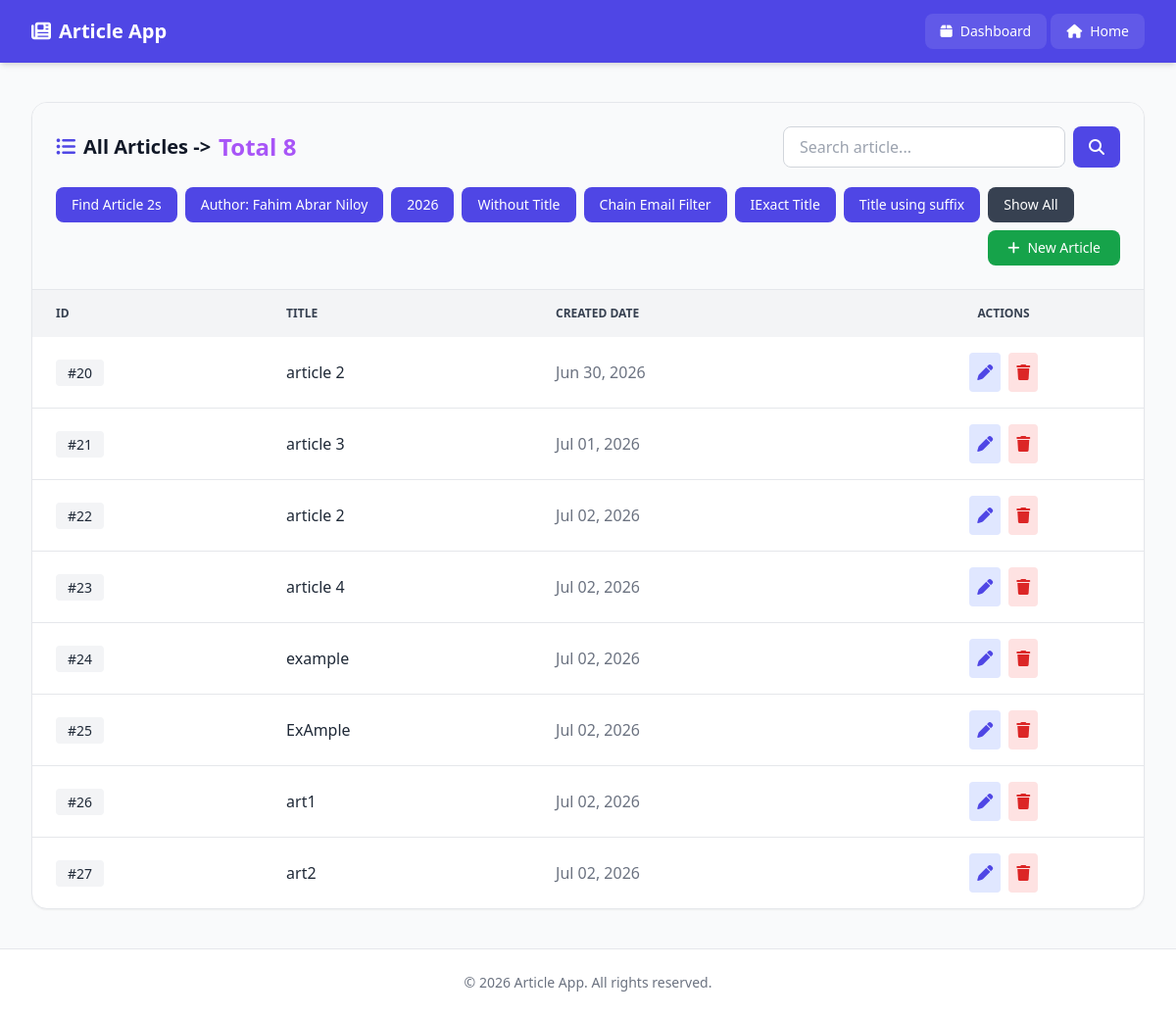
Screenshot of /article/show_articles/ with the database file from the repository.
### my_apps/article/models.py (models this page shows, shortened)
class Article(models.Model):
    CATEGORY_CHOICES = [
        ('D', 'Draft'),
        ('S', 'Sci-Fi'),
    ]
    title = models.CharField(max_length=150)
    content = models.TextField()
    category = models.CharField(
        max_length=1,
        choices=CATEGORY_CHOICES,
        blank=True
    )
    created_at = models.DateTimeField(default=timezone.now)
    author = models.CharField(max_length=100, default="Fahim Abrar")
    author_email = models.EmailField(default="artipeai@gmail.com")
    author_image = models.ImageField(upload_to="media/author_images/", blank=True, null=True)
    document_file = models.FileField(upload_to="media/documents/", blank=True, null=True)

### my_apps/article/views.py (the view)
# urls.py: path("show_articles/", views.show_articles, name="show_articles"),
def show_articles(request):
    articles = models.Article.objects.all()
    return render_articles(request,articles)

### my_apps/article/views.py (called while the page is built)
def render_articles(request, queryset):
    return render(
        request, 'article_app/show_arts.html', #html page rendering
        {
            'data':queryset
        }
    )

### templates/article_app/show_arts.html (shortened to what this page needs)
{% extends "article_app/base.html" %}
{% block main %}
<div class="bg-white rounded-2xl shadow-sm border border-gray-200 overflow-hidden">
    <div class="p-6 border-b border-gray-200 bg-gray-50">
        <div class="flex flex-col lg:flex-row lg:items-center lg:justify-between gap-4">
            <h3 class="text-xl font-bold text-gray-900 flex items-center gap-2">
                <i class="fa-solid fa-list-ul text-indigo-600"></i>
                All Articles -> <span class="text-purple-500 text-large text-2xl">Total {{data.count}}</span>
            </h3>
            <form method="GET" action="/article/search/" class="flex gap-2 w-full lg:w-auto">
                <input
                    type="text"
                    name="query"
                    placeholder="Search article..."
                    class="flex-1 lg:w-72 border border-gray-300 rounded-lg px-4 py-2 focus:outline-none focus:ring-2 focus:ring-indigo-500"
                    required>
                <button
                    type="submit"
                    class="bg-indigo-600 hover:bg-indigo-700 text-white px-4 py-2 rounded-lg transition">
                    <i class="fa-solid fa-search"></i>
                </button>
            </form>
        </div>
        <div class="mt-5 flex flex-wrap gap-2">
            <button
                onclick="window.location.href='/article/filter1/'"
                class="bg-indigo-600 hover:bg-indigo-700 text-white px-4 py-2 rounded-lg text-sm">
                Find Article 2s
            </button>
            <button
                onclick="window.location.href='/article/filter2/'"
                class="bg-indigo-600 hover:bg-indigo-700 text-white px-4 py-2 rounded-lg text-sm">
                Author: Fahim Abrar Niloy
            </button>
            <button
                onclick="window.location.href='/article/filter3/'"
                class="bg-indigo-600 hover:bg-indigo-700 text-white px-4 py-2 rounded-lg text-sm">
                2026
            </button>
            <button
                onclick="window.location.href='/article/filter4/'"
                class="bg-indigo-600 hover:bg-indigo-700 text-white px-4 py-2 rounded-lg text-sm">
                Without Title
            </button>
            <button
                onclick="window.location.href='/article/filter5/'"
                class="bg-indigo-600 hover:bg-indigo-700 text-white px-4 py-2 rounded-lg text-sm">
                Chain Email Filter
            </button>
            <button
                onclick="window.location.href='/article/filter6/'"
                class="bg-indigo-600 hover:bg-indigo-700 text-white px-4 py-2 rounded-lg text-sm">
                IExact Title
            </button>
             <button
                onclick="window.location.href='/article/filter7/'"
                class="bg-indigo-600 hover:bg-indigo-700 text-white px-4 py-2 rounded-lg text-sm">
                 Title using suffix
            </button>
            <button
                onclick="window.location.href='/article/show_articles/'"
                class="bg-gray-700 hover:bg-gray-800 text-white px-4 py-2 rounded-lg text-sm">
                Show All
            </button>
            <a
                href="{% url 'create_article' %}"
                class="ml-auto bg-green-600 hover:bg-green-700 text-white px-5 py-2 rounded-lg text-sm flex items-center gap-2">
                <i class="fa-solid fa-plus"></i>
                New Article
            </a>
        </div>
    </div>
    <div class="overflow-x-auto">
        <table class="w-full">
            <thead class="bg-gray-100 text-gray-700 uppercase text-xs">
                <tr>
                    <th class="px-6 py-4 text-left">ID</th>
                    <th class="px-6 py-4 text-left">Title</th>
                    <th class="px-6 py-4 text-left">Created Date</th>
                    <th class="px-6 py-4 text-center">Actions</th>
                </tr>
            </thead>
            <tbody class="divide-y divide-gray-200">
                {% for article in data %}
                <tr class="hover:bg-gray-50">
                    <td class="px-6 py-4">
                        <span class="bg-gray-100 px-3 py-1 rounded text-sm">
                            #{{ article.id }}
                        </span>
                    </td>
                    <td class="px-6 py-4 font-medium">
                        {{ article.title }}
                    </td>
                    <td class="px-6 py-4 text-gray-500">
                        {{ article.created_at|date:"M d, Y" }}
                    </td>
                    <td class="px-6 py-4">
                        <div class="flex justify-center gap-2">
                            <a
                                href="{% url 'update_article' article.id %}"
                                class="bg-indigo-100 text-indigo-600 hover:bg-indigo-200 p-2 rounded">
                                <i class="fa-solid fa-pen"></i>
                            </a>
                            <a
                                href="{% url 'delete_article' article.id %}"
                                class="bg-red-100 text-red-600 hover:bg-red-200 p-2 rounded">
                                <i class="fa-solid fa-trash"></i>
                            </a>
                        </div>
                    </td>
                </tr>
                {% endfor %}
            </tbody>
        </table>
    </div>
</div>
{% endblock %}

### templates/article_app/base.html (shortened to what this page needs)
{% load static %}
<!DOCTYPE html>
<html lang="en">
<head>
    <script src="https://cdn.tailwindcss.com"></script>
    <link rel="stylesheet" href="https://cdnjs.cloudflare.com/ajax/libs/font-awesome/6.7.2/css/all.min.css">
</head>
<body class="bg-gray-50 flex flex-col min-h-screen text-gray-800 font-sans antialiased">
    <nav class="bg-indigo-600 shadow-md sticky top-0 z-50">
        <div class="max-w-7xl mx-auto px-4 sm:px-6 lg:px-8">
            <div class="flex justify-between items-center h-16">
                <a href="/" class="flex items-center gap-2 text-white font-bold text-xl hover:text-indigo-100 transition">
                    <i class="fa-solid fa-newspaper"></i>
                    Article App
                </a>
                <div>
                     <a href="/" class="inline-flex items-center px-4 py-2 bg-white/10 hover:bg-white/20 text-white text-sm font-medium rounded-lg transition-colors duration-200">
                        <i class="fa-solid fa-box mr-2"></i> Dashboard
                    </a>
                     <a href="/article/" class="inline-flex items-center px-4 py-2 bg-white/10 hover:bg-white/20 text-white text-sm font-medium rounded-lg transition-colors duration-200">
                        <i class="fa-solid fa-house mr-2"></i> Home
                    </a>
                </div>
            </div>
        </div>
    </nav>
    <main class="flex-grow w-full max-w-7xl mx-auto px-4 sm:px-6 lg:px-8 py-10">
        {% block main %}
        {% endblock %}
    </main>
    <footer class="bg-white border-t border-gray-200 mt-auto">
        <div class="max-w-7xl mx-auto px-4 sm:px-6 lg:px-8 py-6 text-center text-sm text-gray-500">
            &copy; {% now "Y" %} Article App. All rights reserved.
        </div>
    </footer>
</body>
</html>

### rows the page displays
Article: id "20", title "article 2", created_at "Jun 30, 2026"
Article: id "21", title "article 3", created_at "Jul 01, 2026"
Article: id "22", title "article 2", created_at "Jul 02, 2026"
Article: id "23", title "article 4", created_at "Jul 02, 2026"
Article: id "24", title "example", created_at "Jul 02, 2026"
Article: id "25", title "ExAmple", created_at "Jul 02, 2026"
Article: id "26", title "art1", created_at "Jul 02, 2026"
Article: id "27", title "art2", created_at "Jul 02, 2026"

### other values shown
{{ data.count }} "8"
